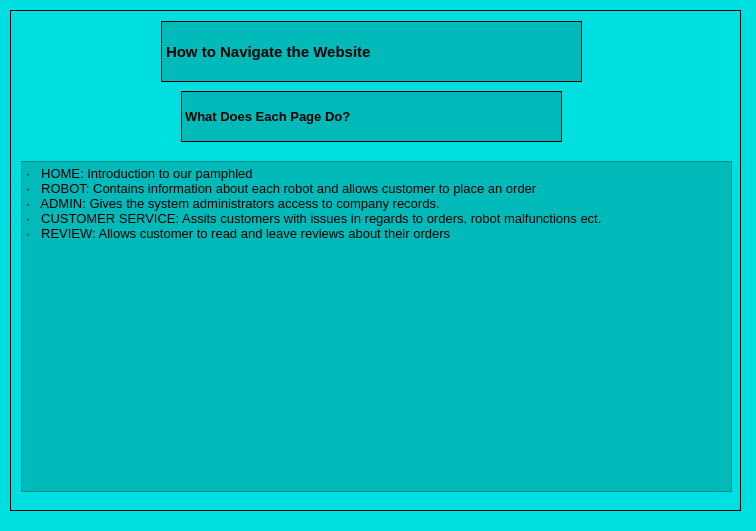
<?xml version="1.0" encoding="UTF-8"?>
<ui version="4.0">
 <class>Help</class>
 <widget class="QDialog" name="Help">
  <property name="geometry">
   <rect>
    <x>0</x>
    <y>0</y>
    <width>756</width>
    <height>531</height>
   </rect>
  </property>
  <property name="windowTitle">
   <string>Dialog</string>
  </property>
  <property name="styleSheet">
   <string notr="true">background-color: rgb(0, 223, 223);</string>
  </property>
  <widget class="QScrollArea" name="HelpArea">
   <property name="geometry">
    <rect>
     <x>10</x>
     <y>10</y>
     <width>731</width>
     <height>501</height>
    </rect>
   </property>
   <property name="frameShape">
    <enum>QFrame::Box</enum>
   </property>
   <property name="frameShadow">
    <enum>QFrame::Plain</enum>
   </property>
   <property name="widgetResizable">
    <bool>true</bool>
   </property>
   <widget class="QWidget" name="scrollAreaWidgetContents">
    <property name="geometry">
     <rect>
      <x>0</x>
      <y>0</y>
      <width>729</width>
      <height>499</height>
     </rect>
    </property>
    <widget class="QTextBrowser" name="InformationPage">
     <property name="geometry">
      <rect>
       <x>10</x>
       <y>150</y>
       <width>711</width>
       <height>331</height>
      </rect>
     </property>
     <property name="font">
      <font>
       <family>MS Shell Dlg 2</family>
       <pointsize>10</pointsize>
      </font>
     </property>
     <property name="styleSheet">
      <string notr="true">background-color: rgb(0, 185, 185);</string>
     </property>
     <property name="html">
      <string>&lt;!DOCTYPE HTML PUBLIC &quot;-//W3C//DTD HTML 4.0//EN&quot; &quot;http://www.w3.org/TR/REC-html40/strict.dtd&quot;&gt;
&lt;html&gt;&lt;head&gt;&lt;meta name=&quot;qrichtext&quot; content=&quot;1&quot; /&gt;&lt;style type=&quot;text/css&quot;&gt;
p, li { white-space: pre-wrap; }
&lt;/style&gt;&lt;/head&gt;&lt;body style=&quot; font-family:'MS Shell Dlg 2'; font-size:10pt; font-weight:400; font-style:normal;&quot;&gt;
&lt;p style=&quot; margin-top:0px; margin-bottom:0px; margin-left:0px; margin-right:0px; -qt-block-indent:0; text-indent:0px;&quot;&gt;&lt;span style=&quot; font-family:'Symbol';&quot;&gt;·&lt;/span&gt;&lt;span style=&quot; font-family:'Times New Roman';&quot;&gt;   &lt;/span&gt;&lt;span style=&quot; font-family:'Century Gothic';&quot;&gt;HOME: Introduction to our pamphled&lt;/span&gt;&lt;/p&gt;
&lt;p style=&quot; margin-top:0px; margin-bottom:0px; margin-left:0px; margin-right:0px; -qt-block-indent:0; text-indent:0px;&quot;&gt;&lt;span style=&quot; font-family:'Symbol';&quot;&gt;·&lt;/span&gt;&lt;span style=&quot; font-family:'Times New Roman';&quot;&gt;   &lt;/span&gt;&lt;span style=&quot; font-family:'Century Gothic';&quot;&gt;ROBOT: Contains information about each robot and allows customer to place an order&lt;/span&gt;&lt;/p&gt;
&lt;p style=&quot; margin-top:0px; margin-bottom:0px; margin-left:0px; margin-right:0px; -qt-block-indent:0; text-indent:0px;&quot;&gt;&lt;span style=&quot; font-family:'Symbol';&quot;&gt;·&lt;/span&gt;&lt;span style=&quot; font-family:'Times New Roman';&quot;&gt;   &lt;/span&gt;&lt;span style=&quot; font-family:'Century Gothic';&quot;&gt;ADMIN: Gives the system administrators access to company records.&lt;/span&gt;&lt;/p&gt;
&lt;p style=&quot; margin-top:0px; margin-bottom:0px; margin-left:0px; margin-right:0px; -qt-block-indent:0; text-indent:0px;&quot;&gt;&lt;span style=&quot; font-family:'Symbol';&quot;&gt;·&lt;/span&gt;&lt;span style=&quot; font-family:'Times New Roman';&quot;&gt;   &lt;/span&gt;&lt;span style=&quot; font-family:'Century Gothic';&quot;&gt;CUSTOMER SERVICE: Assits customers with issues in regards to orders, robot malfunctions ect.&lt;/span&gt;&lt;/p&gt;
&lt;p style=&quot; margin-top:0px; margin-bottom:0px; margin-left:0px; margin-right:0px; -qt-block-indent:0; text-indent:0px;&quot;&gt;&lt;span style=&quot; font-family:'Symbol';&quot;&gt;·&lt;/span&gt;&lt;span style=&quot; font-family:'Times New Roman';&quot;&gt;   &lt;/span&gt;&lt;span style=&quot; font-family:'Century Gothic';&quot;&gt;REVIEW: Allows customer to read and leave reviews about their orders&lt;/span&gt;&lt;/p&gt;
&lt;p style=&quot;-qt-paragraph-type:empty; margin-top:0px; margin-bottom:0px; margin-left:0px; margin-right:0px; -qt-block-indent:0; text-indent:0px; font-family:'Century Gothic';&quot;&gt;&lt;br /&gt;&lt;/p&gt;&lt;/body&gt;&lt;/html&gt;</string>
     </property>
    </widget>
    <widget class="QLabel" name="labelInformationTitle">
     <property name="geometry">
      <rect>
       <x>170</x>
       <y>80</y>
       <width>381</width>
       <height>51</height>
      </rect>
     </property>
     <property name="font">
      <font>
       <family>Segoe UI</family>
       <pointsize>10</pointsize>
       <weight>75</weight>
       <italic>false</italic>
       <bold>true</bold>
      </font>
     </property>
     <property name="styleSheet">
      <string notr="true">background-color: rgb(0, 185, 185);</string>
     </property>
     <property name="frameShape">
      <enum>QFrame::Box</enum>
     </property>
     <property name="text">
      <string>What Does Each Page Do?</string>
     </property>
    </widget>
    <widget class="QLabel" name="labelNavigationBanner">
     <property name="geometry">
      <rect>
       <x>150</x>
       <y>10</y>
       <width>421</width>
       <height>61</height>
      </rect>
     </property>
     <property name="font">
      <font>
       <family>Segoe UI</family>
       <pointsize>11</pointsize>
       <weight>75</weight>
       <bold>true</bold>
       <underline>false</underline>
      </font>
     </property>
     <property name="styleSheet">
      <string notr="true">background-color: rgb(0, 185, 185);</string>
     </property>
     <property name="frameShape">
      <enum>QFrame::Box</enum>
     </property>
     <property name="text">
      <string>How to Navigate the Website </string>
     </property>
    </widget>
   </widget>
  </widget>
 </widget>
 <resources/>
 <connections/>
</ui>
